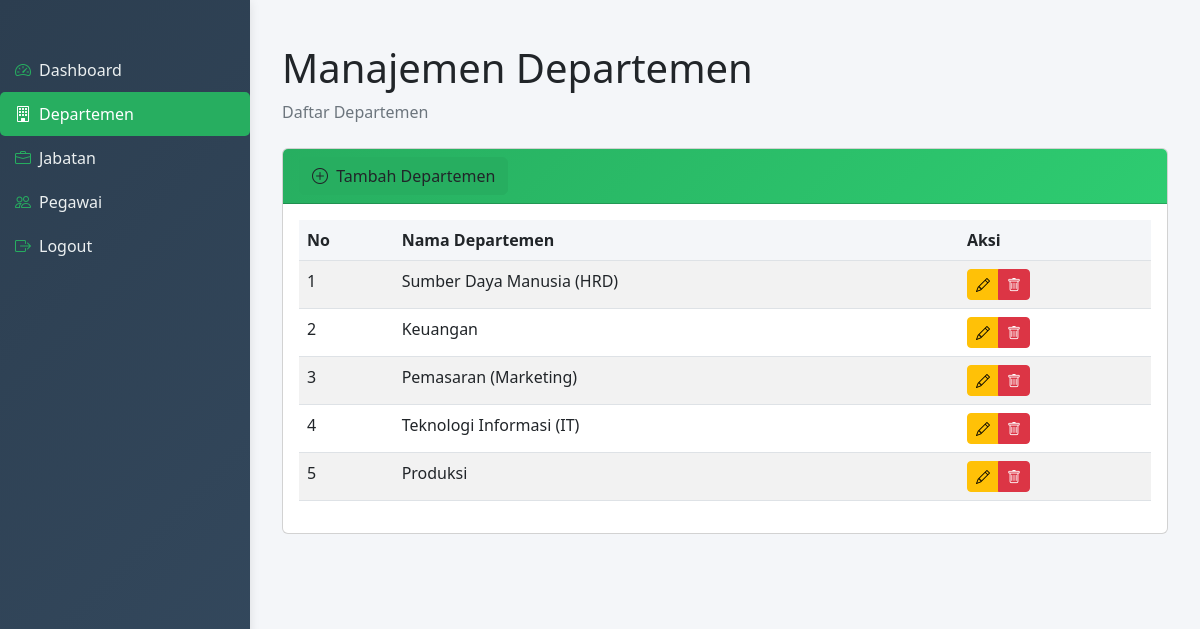
Page /admin/departemen.php (signed in) on the committed database.
### tables this page shows
CREATE TABLE `departemen` (
  `id_departemen` int(11) NOT NULL,
  `nama_departemen` varchar(100) DEFAULT NULL
);

### admin/departemen.php (the view, shortened to what this page needs)
<?php
include('../config/koneksi.php');
include('view/header.php');
$query = "SELECT * FROM departemen";
$result = mysqli_query($koneksi, $query);
?>
<main class="content">
    <div class="container-fluid">
        <div class="row">
            <div class="col-12">
                <h1 class="mt-4">Manajemen Departemen</h1>
                <ol class="breadcrumb mb-4">
                    <li class="breadcrumb-item active">Daftar Departemen</li>
                </ol>
            </div>
        </div>
        <div class="card mb-4">
    <div class="card-header" style="background: linear-gradient(135deg, #27ae60, #2ecc71);">
        <button type="button" class="btn btn-tambah" data-bs-toggle="modal" data-bs-target="#tambahDepartemenModal">
            <i class="bi bi-plus-circle me-1"></i> Tambah Departemen
        </button>
    </div>
            <div class="card-body">
                <table class="table table-striped table-hover">
                    <thead>
                        <tr>
                            <th>No</th>
                            <th>Nama Departemen</th>
                            <th>Aksi</th>
                        </tr>
                    </thead>
                    <tbody>
                        <?php $no = 1; while($row = mysqli_fetch_assoc($result)): ?>
                        <tr>
                            <td><?= $no++ ?></td>
                            <td><?= htmlspecialchars($row['nama_departemen']) ?></td>
                            <td>
                                <div class="btn-group" role="group">
                                    <a href="#" class="btn btn-warning btn-sm"
                                       data-bs-toggle="modal"
                                       data-bs-target="#editDepartemenModal<?= $row['id_departemen'] ?>">
                                        <i class="bi bi-pencil"></i>
                                    </a>
                                    <a href="../proses/hapus_departemen.php?id=<?= $row['id_departemen'] ?>"
                                       class="btn btn-danger btn-sm"
                                       onclick="return confirm('Yakin ingin menghapus?')">
                                        <i class="bi bi-trash"></i>
                                    </a>
                                </div>
                            </td>
                        </tr>
                        <?php endwhile; ?>
                    </tbody>
                </table>
            </div>
        </div>
    </div>
</main>
<?php include('view/footer.php'); ?>

### admin/view/header.php (style rules this page uses)
body { min-height: 100vh; overflow-x: hidden; background-color: #f4f6f9; }
.content { margin-left: 250px; padding: 20px; width: calc(100% - 250px); }

### admin/departemen.php (style rules this page uses)
.card-header { background: linear-gradient(135deg, #2c3e50, #34495e); color: white; }
.btn-tambah { background-color: #27ae60; border-color: #27ae60; transition: all 0.3s ease; }
.table thead { background-color: #f4f6f9; }

### rows in the picture
departemen: nama_departemen "Sumber Daya Manusia (HRD)"
departemen: nama_departemen "Keuangan"
departemen: nama_departemen "Pemasaran (Marketing)"
departemen: nama_departemen "Teknologi Informasi (IT)"
departemen: nama_departemen "Produksi"
